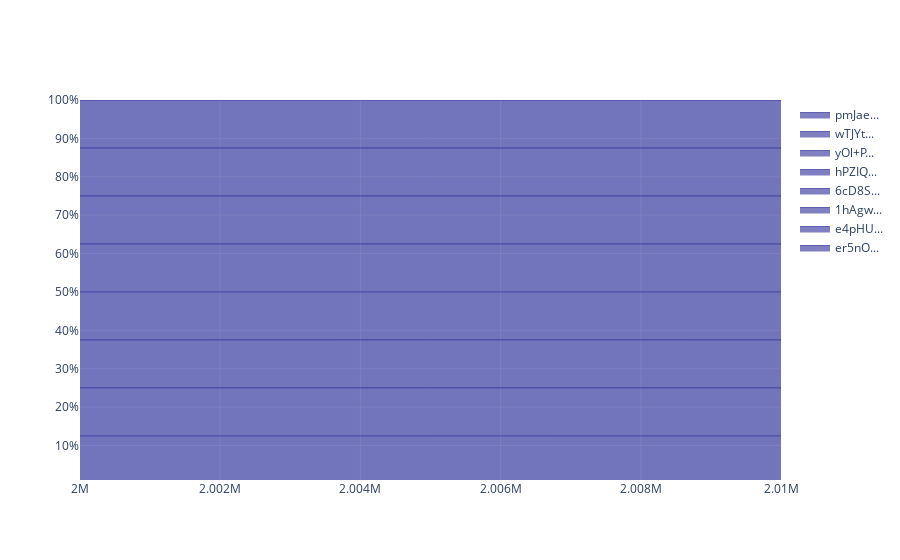

This figure's notebook cell:
### Code cell
fig = go.Figure()

for validator, y in validator_traces.items():
    fig.add_trace(go.Scatter(
        x=x, y=y,
        mode='lines',
        name=validator[0:5] + "...",
        line=dict(width=0.5, color=validator_colors[validator]),
        stackgroup='one',
        groupnorm='percent'
    ))

fig.update_layout(
    showlegend=True,
    xaxis_type='linear',
    yaxis=dict(
        type='linear',
        range=[1, 100],
        ticksuffix='%'))

fig.show()

### Figure 1 — Plotly figure (JSON) as saved in the notebook; plotly's stock layout.template omitted (floating-point values rounded to 4 significant figures)
{"data": [{"groupnorm": "percent", "line": {"color": "rgba(0, 0, 132, 255)", "width": 0.5}, "mode": "lines", "name": "er5nO...", "stackgroup": "one", "type": "scatter", "x": [2000000, 2010000], "y": [5001, 4999]}, {"groupnorm": "percent", "line": {"color": "rgba(0, 0, 132, 255)", "width": 0.5}, "mode": "lines", "name": "e4pHU...", "stackgroup": "one", "type": "scatter", "x": [2000000, 2010000], "y": [5001, 4999]}, {"groupnorm": "percent", "line": {"color": "rgba(0, 0, 132, 255)", "width": 0.5}, "mode": "lines", "name": "1hAgw...", "stackgroup": "one", "type": "scatter", "x": [2000000, 2010000], "y": [5001, 4999]}, {"groupnorm": "percent", "line": {"color": "rgba(0, 0, 132, 255)", "width": 0.5}, "mode": "lines", "name": "6cD8S...", "stackgroup": "one", "type": "scatter", "x": [2000000, 2010000], "y": [5001, 4999]}, {"groupnorm": "percent", "line": {"color": "rgba(0, 0, 132, 255)", "width": 0.5}, "mode": "lines", "name": "hPZIQ...", "stackgroup": "one", "type": "scatter", "x": [2000000, 2010000], "y": [5001, 4999]}, {"groupnorm": "percent", "line": {"color": "rgba(0, 0, 132, 255)", "width": 0.5}, "mode": "lines", "name": "yOl+P...", "stackgroup": "one", "type": "scatter", "x": [2000000, 2010000], "y": [5001, 4999]}, {"groupnorm": "percent", "line": {"color": "rgba(0, 0, 132, 255)", "width": 0.5}, "mode": "lines", "name": "wTJYt...", "stackgroup": "one", "type": "scatter", "x": [2000000, 2010000], "y": [5001, 4999]}, {"groupnorm": "percent", "line": {"color": "rgba(0, 0, 132, 255)", "width": 0.5}, "mode": "lines", "name": "pmJae...", "stackgroup": "one", "type": "scatter", "x": [2000000, 2010000], "y": [5001, 4999]}], "layout": {"showlegend": true, "xaxis": {"type": "linear"}, "yaxis": {"range": [1, 100], "ticksuffix": "%", "type": "linear"}}}
